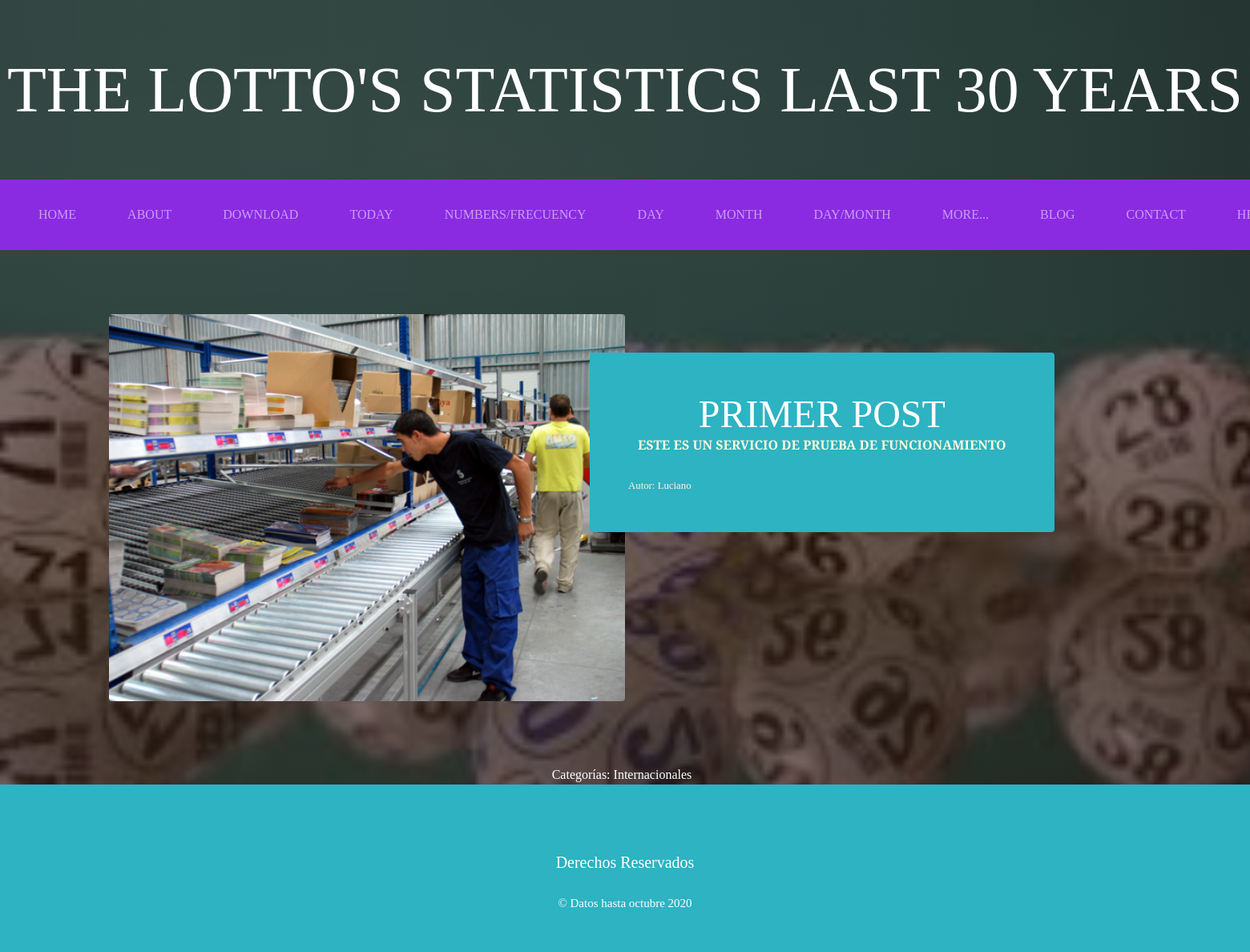
Page /AppBlog/categoria/1/ on the committed database.
### AppBlog/models.py (models this page shows, shortened)
class Post(models.Model):
    titulo=models.CharField(max_length=50)
    contenido=models.CharField(max_length=50)
    imagen=models.ImageField(upload_to='AppBlog',null=True,blank=True)
    autor=models.ForeignKey(User, on_delete=models.CASCADE)
    categorias=models.ManyToManyField(Categoria)
    created=models.DateTimeField(auto_now_add=True)
    updated=models.DateTimeField(auto_now_add=True)
    class Meta:
        verbose_name='post'
        verbose_name_plural='posts'

class Categoria(models.Model):
    nombre=models.CharField(max_length=50)
    created=models.DateTimeField(auto_now_add=True)
    updated=models.DateTimeField(auto_now_add=True)
    class Meta:
        verbose_name='categoria'
        verbose_name_plural='categorias'

### AppBlog/views.py (the view)
# urls.py: path('categoria/<int:categoria_id>/',views.categoria, name="categoria"),
def categoria(request,categoria_id):
    categoria=Categoria.objects.get(id=categoria_id)
    posts=Post.objects.filter(categorias=categoria)
    return render(request,"AppBlog/categoria.html",{"categoria":categoria, "posts":posts})

### AppBlog/templates/AppBlog/categoria.html
 {% extends "AppGeneral/base.html" %}
 {% load static %}
  {% block content %}
      {% for post in posts %}
       <section class="page-section clearfix">
        <div class="container">
          <div class="intro">
            <img class="intro-img img-fluid mb-3 mb-lg-0 rounded" src= "{{post.imagen.url}}" alt="" style= "width:50%;">
            <div class="intro-text left-0 text-center bg-faded p-5 rounded">
              <h2 class="section-heading mb-4" >
                <span class="section-heading-lower" style= "color:white;">{{post.titulo}}</span>
                <span class="section-heading-upper">{{post.contenido}}</span>
              </h2>
              <div style="text-align: left; font-size: 0.8em;">
                Autor: {{post.autor}}
              </div>
            </div>
          </div>
        </div>
      </section>
     {% endfor %}
    <section>
        <div style="width: 80%; background-color : transparent; margin: auto; text-align: center; color: white">
            Categorías:
            {% for post in posts %}
                {% for categoria in post.categorias.all %}
                    {{categoria.nombre}} &nbsp;
                {% endfor %}
            {% endfor %}
        </div>
    </section>
  {% endblock%}

### AppGeneral/static/AppGeneral/css/gestion.css (style rules this page uses)
body { font-family: 'Lora'; background: linear-gradient(rgba(47, 23, 15, 0.65), rgba(47, 23, 15, 0.65)), url("../img/bg_main.jfif"); background-attachment: fixed; background-position: center; background-size: cover; }
h1, h2, h3, h4, h5, h6 { font-family: 'Raleway'; }
.page-section { margin-top: 5rem; margin-bottom: 5rem; }
.section-heading { text-transform: uppercase; }
.section-heading .section-heading-upper { display: block; font-size: 1rem; font-weight: 800; padding-bottom:.5rem; }
.section-heading .section-heading-lower { display: block; font-size: 3rem; font-weight: 100; }
.bg-faded { background-color: rgba(255, 255, 255, 0.85); }
.intro { position: relative; }
@media (min-width: 992px) { .intro .intro-img { width: 75%; float: left; } }
@media (min-width: 992px) { .intro .intro-text { left: 600; width: 60%; margin-top: 3rem; background-color: rgba(45, 179, 194); color: cornsilk; position: absolute; } }
@media (min-width: 1200px) { .intro .intro-text { width: 45%; } }

### AppGeneral/static/AppGeneral/css/main.css (style rules this page uses)
h1,h2,h3,h4,h5, button, .amiibo-name { font-family: 'Bitter', serif; }

### rows in the picture
Post: imagen (picture), titulo "PRIMER POST", contenido "ESTE ES UN SERVICIO DE PRUEBA DE FUNCIONAMIENTO", autor "Luciano"
Categoria: nombre "Internacionales"
